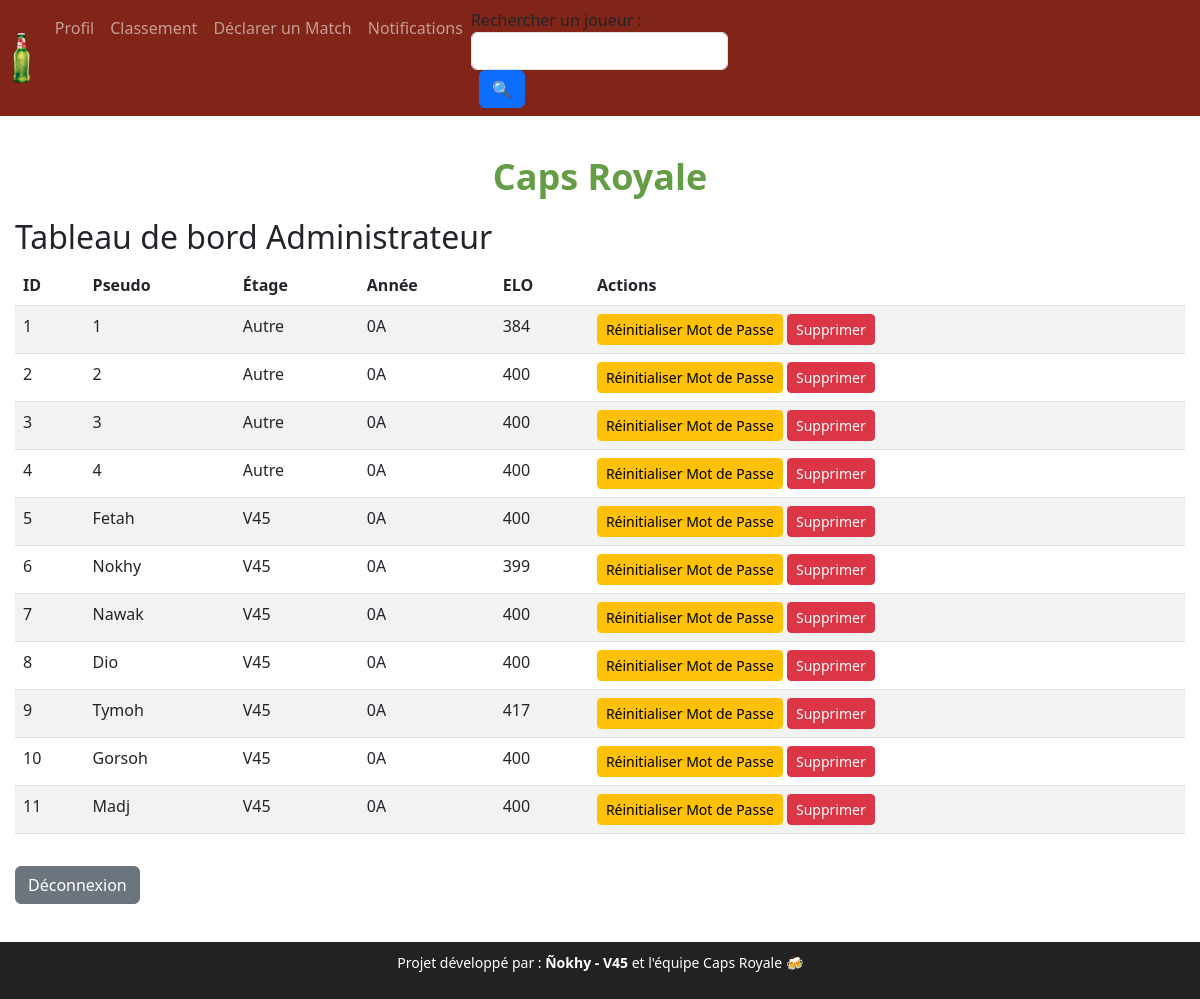
The page /admin_dashboard (signed in) on the database its author committed.
### models.py (models this page shows)
class User(db.Model):
    id = db.Column(db.Integer, primary_key=True)
    username = db.Column(db.String(80), unique=True, nullable=False)
    password = db.Column(db.String(120), nullable=False)
    floor = db.Column(db.String(10), nullable=False)
    year = db.Column(db.String(10), nullable=False)
    elo = db.Column(db.Integer, default=400)

### routes.py (the view)
    @app.route("/admin_dashboard")
    def admin_dashboard():
        if "admin_id" not in session:
            return redirect("/admin_login")
        users = User.query.all()  # 🔥 Récupère tous les utilisateurs
        return render_template("admin_dashboard.html", users=users)

### templates/admin_dashboard.html
{% extends "base.html" %}
{% block content %}
<h2>Tableau de bord Administrateur</h2>
<table class="table table-striped">
    <thead>
        <tr>
            <th>ID</th>
            <th>Pseudo</th>
            <th>Étage</th>
            <th>Année</th>
            <th>ELO</th>
            <th>Actions</th>
        </tr>
    </thead>
    <tbody>
        {% for user in users %}
        <tr>
            <td>{{ user.id }}</td>
            <td>{{ user.username }}</td>
            <td>{{ user.floor }}</td>
            <td>{{ user.year }}</td>
            <td>{{ user.elo }}</td>
            <td>
                <a href="/reset_password/{{ user.id }}" class="btn btn-warning btn-sm">Réinitialiser Mot de Passe</a>
                <form action="/delete_user/{{ user.id }}" method="POST" style="display:inline;">
                    <button type="submit" class="btn btn-danger btn-sm" onclick="return confirm('Êtes-vous sûr de vouloir supprimer cet utilisateur ?')">
                        Supprimer
                    </button>
                </form>
            </td>
        </tr>
        {% endfor %}
    </tbody>
</table>
<a href="/logout_admin" class="btn btn-secondary mt-3">Déconnexion</a>
{% endblock %}

### static/styles.css (style rules this page uses)
body { font-size: 16px; padding-bottom: 80px; }

### rows shown on the page
User: id "1", username "1", floor "Autre", year "0A", elo "384"
User: id "2", username "2", floor "Autre", year "0A", elo "400"
User: id "3", username "3", floor "Autre", year "0A", elo "400"
User: id "4", username "4", floor "Autre", year "0A", elo "400"
User: id "5", username "Fetah", floor "V45", year "0A", elo "400"
User: id "6", username "Nokhy", floor "V45", year "0A", elo "399"
User: id "7", username "Nawak", floor "V45", year "0A", elo "400"
User: id "8", username "Dio", floor "V45", year "0A", elo "400"
User: id "9", username "Tymoh", floor "V45", year "0A", elo "417"
User: id "10", username "Gorsoh", floor "V45", year "0A", elo "400"
User: id "11", username "Madj", floor "V45", year "0A", elo "400"
